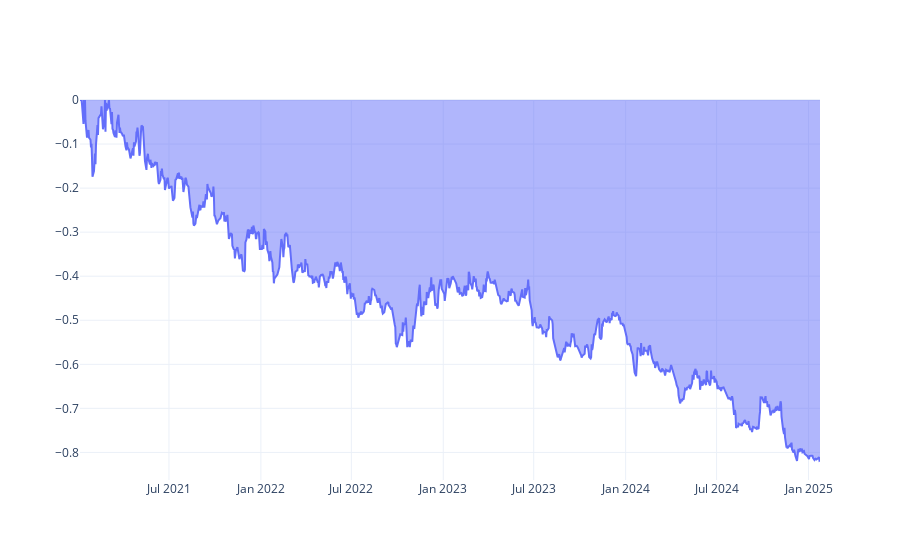

Notebook code for this chart:
### Code cell
import plotly.graph_objects as go

dd = go.Scatter(x=df_dd.index, y= df_dd['DrawDown'], name= 'Draw Down', fill='tozeroy')
fig = go.Figure(dd)
fig.show()

### Figure 1 — Plotly figure (JSON) as saved in the notebook; plotly's stock layout.template omitted (floating-point values rounded to 4 significant figures; data arrays with more than 128 entries replaced by an {"elided": "..."} marker saying what was removed)
{"data": [{"fill": "tozeroy", "name": "Draw Down", "type": "scatter", "x": {"elided": "1000 str values"}, "y": {"elided": "1000 float values"}}], "layout": {}}
